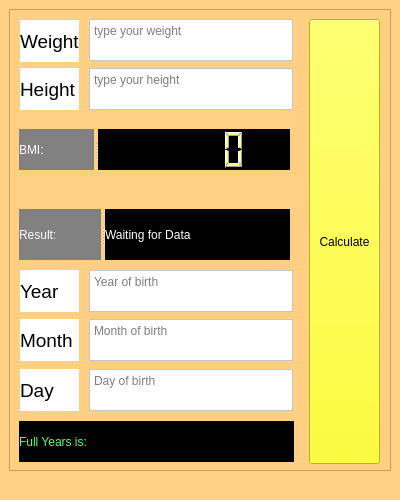
<?xml version="1.0" encoding="UTF-8"?>
<ui version="4.0">
 <class>MainWindow</class>
 <widget class="QMainWindow" name="MainWindow">
  <property name="geometry">
   <rect>
    <x>0</x>
    <y>0</y>
    <width>400</width>
    <height>500</height>
   </rect>
  </property>
  <property name="windowTitle">
   <string>BMI + Full Years</string>
  </property>
  <property name="styleSheet">
   <string notr="true">background-color: rgb(255, 208, 131);</string>
  </property>
  <property name="iconSize">
   <size>
    <width>23</width>
    <height>24</height>
   </size>
  </property>
  <property name="toolButtonStyle">
   <enum>Qt::ToolButtonTextOnly</enum>
  </property>
  <widget class="QWidget" name="centralwidget">
   <widget class="QFrame" name="frame">
    <property name="geometry">
     <rect>
      <x>9</x>
      <y>9</y>
      <width>382</width>
      <height>462</height>
     </rect>
    </property>
    <property name="styleSheet">
     <string notr="true">background-color: rgb(255, 208, 131);</string>
    </property>
    <property name="frameShape">
     <enum>QFrame::StyledPanel</enum>
    </property>
    <property name="frameShadow">
     <enum>QFrame::Raised</enum>
    </property>
    <widget class="QPushButton" name="pushButton_Calculate">
     <property name="geometry">
      <rect>
       <x>300</x>
       <y>10</y>
       <width>71</width>
       <height>445</height>
      </rect>
     </property>
     <property name="cursor">
      <cursorShape>SizeAllCursor</cursorShape>
     </property>
     <property name="mouseTracking">
      <bool>true</bool>
     </property>
     <property name="styleSheet">
      <string notr="true">background-color: rgb(255, 255, 0);
font: 12pt &quot;MS Shell Dlg 2&quot;;</string>
     </property>
     <property name="text">
      <string>Calculate</string>
     </property>
    </widget>
    <widget class="QLabel" name="label_Years_Output">
     <property name="geometry">
      <rect>
       <x>10</x>
       <y>412</y>
       <width>275</width>
       <height>41</height>
      </rect>
     </property>
     <property name="styleSheet">
      <string notr="true">font: 75 18pt &quot;MS Shell Dlg 2&quot;;
background-color: rgb(0, 0, 0);
color: rgb(85, 255, 127);</string>
     </property>
     <property name="text">
      <string>Full Years is: </string>
     </property>
    </widget>
    <widget class="QTextEdit" name="textEdit_Weight_Input">
     <property name="geometry">
      <rect>
       <x>80</x>
       <y>10</y>
       <width>204</width>
       <height>42</height>
      </rect>
     </property>
     <property name="cursor" stdset="0">
      <cursorShape>IBeamCursor</cursorShape>
     </property>
     <property name="mouseTracking">
      <bool>true</bool>
     </property>
     <property name="accessibleName">
      <string/>
     </property>
     <property name="styleSheet">
      <string notr="true">background-color: rgb(255, 255, 255);
font: 75 18pt &quot;MS Shell Dlg 2&quot;;</string>
     </property>
     <property name="placeholderText">
      <string>type your weight</string>
     </property>
    </widget>
    <widget class="QSplitter" name="splitter_2">
     <property name="geometry">
      <rect>
       <x>10</x>
       <y>200</y>
       <width>271</width>
       <height>51</height>
      </rect>
     </property>
     <property name="orientation">
      <enum>Qt::Horizontal</enum>
     </property>
     <widget class="QLabel" name="label_Result">
      <property name="styleSheet">
       <string notr="true">background-color: rgb(129, 129, 129);
color: rgb(255, 255, 255);
font: 75 18pt &quot;MS Shell Dlg 2&quot;;</string>
      </property>
      <property name="text">
       <string>Result:</string>
      </property>
     </widget>
     <widget class="QLabel" name="label_Result_Output">
      <property name="styleSheet">
       <string notr="true">background-color: rgb(0, 0, 0);
color: rgb(255, 255, 255);
font: 14pt &quot;MS Shell Dlg 2&quot;;</string>
      </property>
      <property name="text">
       <string>Waiting for Data</string>
      </property>
     </widget>
    </widget>
    <widget class="QSplitter" name="splitter">
     <property name="geometry">
      <rect>
       <x>10</x>
       <y>120</y>
       <width>271</width>
       <height>41</height>
      </rect>
     </property>
     <property name="orientation">
      <enum>Qt::Horizontal</enum>
     </property>
     <widget class="QLabel" name="label_BMI">
      <property name="styleSheet">
       <string notr="true">background-color: rgb(129, 129, 129);
color: rgb(255, 255, 255);
font: 75 18pt &quot;MS Shell Dlg 2&quot;;</string>
      </property>
      <property name="text">
       <string>BMI:</string>
      </property>
     </widget>
     <widget class="QLCDNumber" name="lcdNumber_Output">
      <property name="styleSheet">
       <string notr="true">background-color: rgb(0, 0, 0);
color: rgb(255, 255, 127);</string>
      </property>
     </widget>
    </widget>
    <widget class="QLabel" name="label_Weight">
     <property name="enabled">
      <bool>true</bool>
     </property>
     <property name="geometry">
      <rect>
       <x>11</x>
       <y>11</y>
       <width>59</width>
       <height>42</height>
      </rect>
     </property>
     <property name="font">
      <font>
       <pointsize>14</pointsize>
      </font>
     </property>
     <property name="styleSheet">
      <string notr="true">background-color: rgb(255, 255, 255);</string>
     </property>
     <property name="text">
      <string>Weight</string>
     </property>
    </widget>
    <widget class="QLabel" name="label_Height">
     <property name="geometry">
      <rect>
       <x>11</x>
       <y>59</y>
       <width>59</width>
       <height>42</height>
      </rect>
     </property>
     <property name="font">
      <font>
       <pointsize>14</pointsize>
      </font>
     </property>
     <property name="styleSheet">
      <string notr="true">background-color: rgb(255, 255, 255);</string>
     </property>
     <property name="text">
      <string>Height</string>
     </property>
    </widget>
    <widget class="QTextEdit" name="textEdit_Height_Input">
     <property name="geometry">
      <rect>
       <x>80</x>
       <y>59</y>
       <width>204</width>
       <height>42</height>
      </rect>
     </property>
     <property name="cursor" stdset="0">
      <cursorShape>IBeamCursor</cursorShape>
     </property>
     <property name="mouseTracking">
      <bool>true</bool>
     </property>
     <property name="styleSheet">
      <string notr="true">background-color: rgb(255, 255, 255);
font: 75 18pt &quot;MS Shell Dlg 2&quot;;</string>
     </property>
     <property name="documentTitle">
      <string/>
     </property>
     <property name="placeholderText">
      <string>type your height</string>
     </property>
    </widget>
    <widget class="QTextEdit" name="textEdit_Day_Input">
     <property name="geometry">
      <rect>
       <x>80</x>
       <y>360</y>
       <width>204</width>
       <height>42</height>
      </rect>
     </property>
     <property name="cursor" stdset="0">
      <cursorShape>IBeamCursor</cursorShape>
     </property>
     <property name="mouseTracking">
      <bool>true</bool>
     </property>
     <property name="styleSheet">
      <string notr="true">background-color: rgb(255, 255, 255);
font: 75 18pt &quot;MS Shell Dlg 2&quot;;</string>
     </property>
     <property name="placeholderText">
      <string>Day of birth</string>
     </property>
    </widget>
    <widget class="QLabel" name="label_Year">
     <property name="enabled">
      <bool>true</bool>
     </property>
     <property name="geometry">
      <rect>
       <x>11</x>
       <y>261</y>
       <width>59</width>
       <height>42</height>
      </rect>
     </property>
     <property name="font">
      <font>
       <pointsize>14</pointsize>
      </font>
     </property>
     <property name="styleSheet">
      <string notr="true">background-color: rgb(255, 255, 255);</string>
     </property>
     <property name="text">
      <string>Year</string>
     </property>
    </widget>
    <widget class="QTextEdit" name="textEdit_Year_Input">
     <property name="geometry">
      <rect>
       <x>80</x>
       <y>261</y>
       <width>204</width>
       <height>42</height>
      </rect>
     </property>
     <property name="cursor" stdset="0">
      <cursorShape>IBeamCursor</cursorShape>
     </property>
     <property name="mouseTracking">
      <bool>true</bool>
     </property>
     <property name="styleSheet">
      <string notr="true">background-color: rgb(255, 255, 255);
font: 75 18pt &quot;MS Shell Dlg 2&quot;;</string>
     </property>
     <property name="placeholderText">
      <string>Year of birth</string>
     </property>
    </widget>
    <widget class="QLabel" name="label_Month">
     <property name="geometry">
      <rect>
       <x>11</x>
       <y>310</y>
       <width>59</width>
       <height>42</height>
      </rect>
     </property>
     <property name="font">
      <font>
       <pointsize>14</pointsize>
      </font>
     </property>
     <property name="styleSheet">
      <string notr="true">background-color: rgb(255, 255, 255);</string>
     </property>
     <property name="text">
      <string>Month</string>
     </property>
    </widget>
    <widget class="QTextEdit" name="textEdit_Monthr_Input">
     <property name="geometry">
      <rect>
       <x>80</x>
       <y>310</y>
       <width>204</width>
       <height>42</height>
      </rect>
     </property>
     <property name="cursor" stdset="0">
      <cursorShape>IBeamCursor</cursorShape>
     </property>
     <property name="mouseTracking">
      <bool>true</bool>
     </property>
     <property name="styleSheet">
      <string notr="true">background-color: rgb(255, 255, 255);
font: 75 18pt &quot;MS Shell Dlg 2&quot;;</string>
     </property>
     <property name="placeholderText">
      <string>Month of birth</string>
     </property>
    </widget>
    <widget class="QLabel" name="label_Day">
     <property name="geometry">
      <rect>
       <x>11</x>
       <y>360</y>
       <width>59</width>
       <height>42</height>
      </rect>
     </property>
     <property name="font">
      <font>
       <pointsize>14</pointsize>
      </font>
     </property>
     <property name="styleSheet">
      <string notr="true">background-color: rgb(255, 255, 255);</string>
     </property>
     <property name="text">
      <string>Day</string>
     </property>
    </widget>
   </widget>
  </widget>
  <widget class="QStatusBar" name="statusbar"/>
 </widget>
 <tabstops>
  <tabstop>textEdit_Weight_Input</tabstop>
  <tabstop>textEdit_Height_Input</tabstop>
  <tabstop>textEdit_Year_Input</tabstop>
  <tabstop>textEdit_Monthr_Input</tabstop>
  <tabstop>textEdit_Day_Input</tabstop>
  <tabstop>pushButton_Calculate</tabstop>
 </tabstops>
 <resources/>
 <connections/>
</ui>
